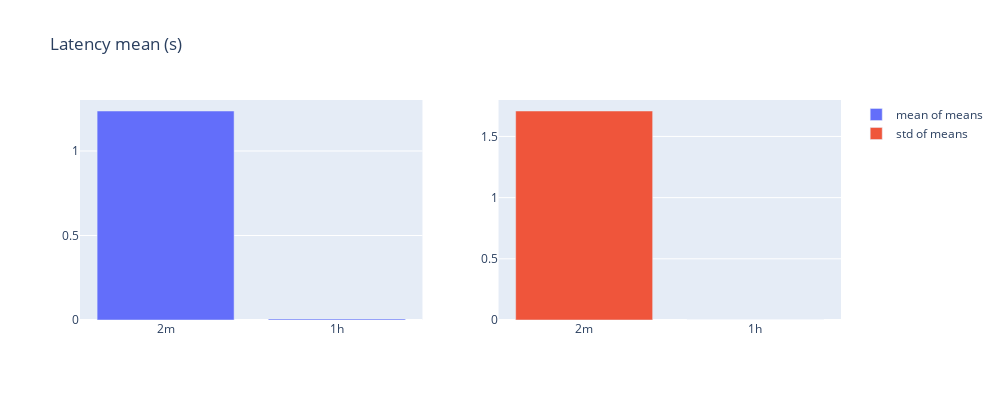

The code cell stored with this chart in its notebook:
### Code cell
bar_plot("Latency mean (s)", "latency_mean_plot", latency_mean)

### Figure 1 — Plotly figure (JSON) as saved in the notebook; plotly's stock layout.template omitted (floating-point values rounded to 4 significant figures)
{"data": [{"name": "mean of means", "type": "bar", "x": ["2m", "1h"], "xaxis": "x", "y": [1.237, 0.006393], "yaxis": "y"}, {"name": "std of means", "type": "bar", "x": ["2m", "1h"], "xaxis": "x2", "y": [1.708, 8.363e-05], "yaxis": "y2"}], "layout": {"height": 400, "title": {"text": "Latency mean (s)"}, "width": 1000, "xaxis": {"anchor": "y", "autorange": true, "domain": [0, 0.45], "range": [-0.5, 1.5], "type": "category"}, "xaxis2": {"anchor": "y2", "autorange": true, "domain": [0.55, 1], "range": [-0.5, 1.5], "type": "category"}, "yaxis": {"anchor": "x", "autorange": true, "domain": [0, 1], "range": [0, 1.302], "type": "linear"}, "yaxis2": {"anchor": "x2", "autorange": true, "domain": [0, 1], "range": [0, 1.798], "type": "linear"}}}
